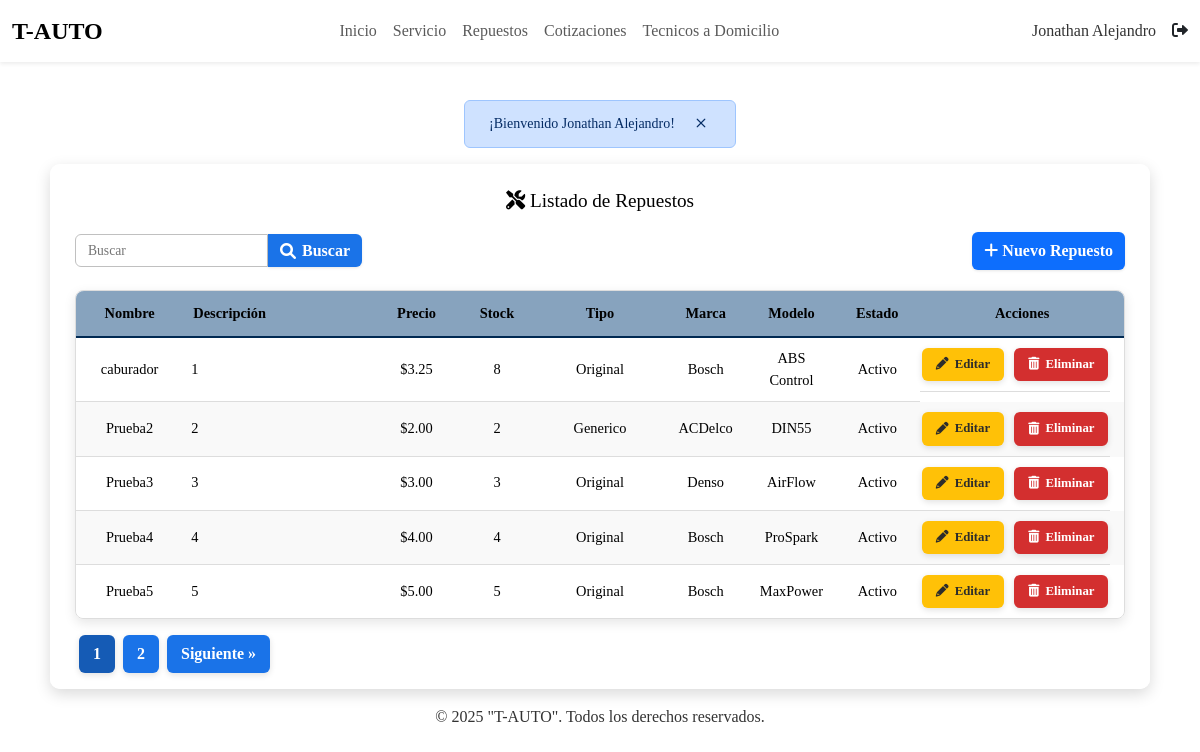
The page /index.php?c=Repuestos&f=index (signed in) on the database its author committed.
### tables this page shows
CREATE TABLE `repuestos` (
  `rep_id` int(11) NOT NULL,
  `rep_nombre` varchar(40) NOT NULL,
  `rep_descripcion` varchar(100) DEFAULT NULL,
  `rep_precio` decimal(10,2) NOT NULL,
  `rep_stock` int(11) NOT NULL,
  `rep_tipoRepuesto` varchar(20) NOT NULL,
  `rep_idMarca` int(3) NOT NULL,
  `rep_idModelo` int(3) NOT NULL,
  `rep_estado` tinyint(1) NOT NULL DEFAULT 1,
  `rep_fechaRegistro` date NOT NULL DEFAULT curdate(),
  `rep_fechaActualizacion` date DEFAULT NULL
);

CREATE TABLE `marcas` (
  `mar_id` int(11) NOT NULL,
  `mar_nombre` varchar(100) NOT NULL,
  `mar_codigo` varchar(20) DEFAULT NULL,
  `mar_telefono` varchar(20) DEFAULT NULL,
  `mar_email` varchar(100) DEFAULT NULL,
  `mar_descripcion` varchar(255) DEFAULT NULL,
  `mar_fechaCreacion` datetime DEFAULT NULL,
  `mar_fechaActualizacion` datetime DEFAULT NULL,
  `mar_estado` tinyint(1) NOT NULL DEFAULT 1
);

CREATE TABLE `modelos` (
  `mod_id` int(11) NOT NULL,
  `mod_nombre` varchar(100) NOT NULL,
  `mod_idMarca` int(11) NOT NULL,
  `mod_codigo` varchar(20) DEFAULT NULL,
  `mod_descripcion` varchar(255) DEFAULT NULL,
  `mod_fechaCreacion` datetime DEFAULT NULL,
  `mod_fechaActualizacion` datetime DEFAULT NULL,
  `mod_estado` tinyint(1) NOT NULL DEFAULT 1
);

### controller/RepuestosController.php (called while the page is built, shortened)
<?php
require_once 'model/dao/RepuestosDAO.php';
class RepuestosController
{
    private $model;
    public function __construct()
    {
        $this->model = new RepuestosDAO();
    }
    public function index()
    {
    $limit = 5;
    $paginaAct = isset($_GET['pagina']) ? (int)$_GET['pagina'] : 1;
    $paginaAct = max($paginaAct, 1);
    $offset = ($paginaAct - 1) * $limit;
    $busqueda = "";
    $resultados = $this->model->selectPagina($busqueda, $limit, $offset);
    $totalRegistro = $this->model->contarTotal($busqueda);
    $totalPag = ($limit > 0) ? ceil($totalRegistro / $limit) : 1;
    require_once VREPUESTOS . 'listar.php';
}
}
?>

### index.php (called while the page is built, shortened)
<?php
$funcion = (!empty($_REQUEST['f'])) ? htmlentities($_REQUEST['f']) : FUNCION_PRINCIPAL;
$cont = new $controlador();
$cont->$funcion();
?>

### model/dao/RepuestosDAO.php (called while the page is built, shortened)
<?php
require_once 'config/Conexion.php';
class RepuestosDAO {
    private $conx;
    public function __construct() {
        $this->conx = conexion::getConexion();
    }
   public function selectPagina($parametro, $limite, $offset){
    try {
        $sql = "SELECT repuestos.*, marcas.mar_nombre, modelos.mod_nombre
                FROM repuestos
                JOIN marcas ON repuestos.rep_idMarca = marcas.mar_id
                JOIN modelos ON repuestos.rep_idModelo = modelos.mod_id";
        $sql .= " ORDER BY repuestos.rep_nombre ASC
                  LIMIT :limite OFFSET :offset";
        $stmt = $this->conx->prepare($sql);
        $stmt->bindValue(":limite", (int)$limite, PDO::PARAM_INT);
        $stmt->bindValue(":offset", (int)$offset, PDO::PARAM_INT);
        $stmt->execute();
        $resultados = $stmt->fetchAll(PDO::FETCH_ASSOC);
        return $resultados;
    } catch(PDOException $ex){
        error_log("Error en selectPagina RepuestosDAO: ". $ex->getMessage());
        return false;
    }
}
    public function contarTotal($parametro)
    {
        try{
            $sql = "SELECT  COUNT(*) FROM repuestos WHERE rep_nombre LIKE :b1";
            $stmt = $this->conx->prepare($sql);
            $parametro = "%".$parametro."%";
            $stmt->bindParam(":b1", $parametro, PDO::PARAM_STR);
            $stmt->execute();
            $resultados = $stmt->fetchColumn();
            return $resultados;
        }catch(PDOException $ex){
            error_log("Error en contarTotal RepuestosDAO: ". $ex->getMessage());
            return false;
        }
    }
}
?>

### config/Conexion.php (called while the page is built)
<?php
class Conexion {
    public static function getConexion() {
        $dsn = 'mysql:host=localhost;port=3306;dbname=' . DBNAME;
        $conexion = null;
        try {
            $conexion = new PDO($dsn, DBUSER, DBPASSWORD);
             $conexion->setAttribute(PDO::ATTR_ERRMODE, PDO::ERRMODE_EXCEPTION);
        } catch (Exception $e) {
            echo $e;
            die("error " . $e->getMessage());
        }
        return $conexion;
    }
}

### view/repuesto/repuesto.listar.php (the view, shortened to what this page needs)
<?php require_once HEADER; ?>
<link rel="stylesheet" href="https://cdnjs.cloudflare.com/ajax/libs/font-awesome/6.0.0-beta3/css/all.min.css">
<body class="list-replacement">
    <main class="main-container">
        <h2><i class="fas fa-tools"></i> Listado de Repuestos</h2>
        <div class="search-main">
            <form action="index.php?c=repuestos&f=search" method="POST" class="search-form" role="search">
                <input type="text" name="b" value="<?= isset($_POST['b']) ? htmlspecialchars($_POST['b']) : '' ?>" placeholder="Buscar" />
                <button type="submit" class="btn btn-primario">
                    <i class="fas fa-search"></i> Buscar
                </button>
            </form>
            <a href="index.php?c=repuestos&f=view_new" class="btn buttonLinkPri" role="button">
                <i class="fas fa-plus"></i> Nuevo Repuesto
            </a>
        </div>
        <div class="table">
            <table class="table-replacement">
                <thead>
                    <tr>
                        <th>Nombre</th>
                        <th>Descripción</th>
                        <th>Precio</th>
                        <th>Stock</th>
                        <th>Tipo</th>
                        <th>Marca</th>
                        <th>Modelo</th>
                        <th>Estado</th>
                        <th>Acciones</th>
                    </tr>
                </thead>
                <tbody>
                    <?php if (!empty($resultados)): $contador = 0; ?>
                        <?php foreach ($resultados as $fila): $contador++; ?>
                            <tr>
                                <td><?= htmlspecialchars($fila['rep_nombre']) ?></td>
                                <td><?= htmlspecialchars($fila['rep_descripcion']) ?></td>
                                <td>$<?= number_format($fila['rep_precio'], 2) ?></td>
                                <td><?= htmlspecialchars($fila['rep_stock']) ?></td>
                                <td><?= htmlspecialchars($fila['rep_tipoRepuesto']) ?></td>
                                <td><?= htmlspecialchars($fila['mar_nombre']) ?></td>
                                <td><?= htmlspecialchars($fila['mod_nombre']) ?></td>
                                <td><?= $fila['rep_estado'] == 1 ? 'Activo' : 'Inactivo' ?></td>
                                <td class="acciones">
                                    <a
                                        class="btn btn-accion btn-editar"
                                        href="index.php?c=repuestos&f=view_edit&id=<?= $fila['rep_id'] ?>"
                                    >
                                        <i class="fas fa-pencil-alt"></i> Editar
                                    </a>
                                    <a
                                        class="btn btn-accion btn-eliminar"
                                        href="index.php?c=repuestos&f=delete&id=<?= $fila['rep_id'] ?>"
                                        onclick="return confirm('¿Estás seguro de que deseas eliminar este repuesto?');"
                                    >
                                        <i class="fas fa-trash-alt"></i> Eliminar
                                    </a>
                                </td>
                            </tr>
                        <?php endforeach; ?>
                    <?php else: ?>
                        <tr>
                            <td colspan="9" class="no-results">No se encontraron resultados.</td>
                        </tr>
                    <?php endif; ?>
                </tbody>
            </table>
        </div>
        <?php if ($totalPag > 1): ?>
            <nav class="pagination" aria-label="Paginación de repuestos">
                <?php for ($i = 1; $i <= $totalPag; $i++): ?>
                    <a
                        href="index.php?c=repuestos&f=search&pagina=<?= $i ?>&b=<?= urlencode($busqueda) ?>"
                        class="<?= $i === $paginaAct ? 'active' : '' ?>"
                    >
                        <?= $i ?>
                    </a>
                <?php endfor; ?>
                <?php if ($paginaAct < $totalPag): ?>
                    <a href="index.php?c=repuestos&f=search&pagina=<?= $paginaAct + 1 ?>&b=<?= urlencode($busqueda) ?>">Siguiente &raquo;</a>
                <?php endif; ?>
            </nav>
        <?php endif; ?>
    </main>
    <?php require_once FOOTER; ?>
</body>
</html>

### view/templates/header.php (shortened to what this page needs)
<!DOCTYPE html>
<html lang="es">
<head>
    <link rel="stylesheet" href="https://cdn.jsdelivr.net/npm/bootstrap@5.3.7/dist/css/bootstrap.min.css" />
    <link rel="stylesheet" href="https://cdn.jsdelivr.net/npm/bootstrap-icons@1.11.3/font/bootstrap-icons.css">
    <link rel="stylesheet" href="assets/css/styles.css" />
    <link rel="stylesheet" href="https://cdnjs.cloudflare.com/ajax/libs/font-awesome/6.5.0/css/all.min.css" />
</head>
<body>
<header>
    <nav class="navbar navbar-expand-lg navbar-light bg-white fixed-top shadow-sm" style="font-family: 'Times New Roman', Times, serif;">
        <div class="container-fluid">
            <a class="navbar-brand fs-4 fw-bold" href="#">T-AUTO</a>
            <div class="collapse navbar-collapse justify-content-center" id="navbarNav">
                <ul class="navbar-nav">
                    <li class="nav-item">
                        <a class="nav-link" aria-current="page" href="<?php
                            echo (isset($_SESSION['loggedIn']) && $_SESSION['loggedIn'] === true)
                                ? 'index.php?c=login&f=dashboard'
                                : 'index.php';
                        ?>">Inicio</a>
                    </li>
                    <li class="nav-item"><a class="nav-link" href="index.php?c=Servicios&f=index">Servicio</a></li>
                    <li class="nav-item"><a class="nav-link" href="index.php?c=Repuestos&f=index">Repuestos</a></li>
                    <li class="nav-item"><a class="nav-link" href="index.php?c=Cotizacion&f=info">Cotizaciones</a></li>
                    <li class="nav-item"><a class="nav-link" href="index.php?c=Tecnico&f=info">Tecnicos a Domicilio</a></li>
                </ul>
            </div>
            <div class="d-flex align-items-center">
                <?php if (isset($_SESSION['loggedIn']) && $_SESSION['loggedIn'] === true): ?>
                    <span class="ms-3"><?php echo htmlspecialchars($_SESSION['nombre']); ?></span>
                    <a href="index.php?c=login&f=logout" class="ms-3" title="Cerrar sesión">
                        <i class="fa-solid fa-right-from-bracket text-dark"></i>
                    </a>
                <?php else: ?>
                    <a href="index.php?c=login&f=index" class="ms-3" title="Iniciar sesión">
                        <i class="fa-solid fa-user text-dark"></i>
                    </a>
                <?php endif; ?>
            </div>
        </div>
    </nav>
</header>
<?php
if (!empty($_SESSION['mensaje'])) {
    ?>
    <div style="margin-top: 60px; display: flex; justify-content: center;">
        <div class="alert alert-<?php echo $_SESSION['color']; ?> alert-dismissible fade show text-center p-2 px-4 small d-flex align-items-center justify-content-between" role="alert" style="max-width: 400px; width: 100%;">
            <span class="flex-grow-1"><?php echo $_SESSION['mensaje']; ?></span>
            <i class="bi bi-x fs-5 ms-3" data-bs-dismiss="alert" role="button" aria-label="Cerrar" style="cursor: pointer;"></i>
        </div>
    </div>
    <?php
} else {
    echo '<div style="margin-top: 75px;"></div>';
}
?>
</body>
</html>

### view/templates/footer.php (shortened to what this page needs)
<footer>
    <p>&copy; 2025 "T-AUTO". Todos los derechos reservados.</p>
  </footer>
  </body>
</html>

### rows shown on the page
repuestos: rep_nombre "caburador", rep_descripcion "1", rep_precio "3.25", rep_stock "8", rep_tipoRepuesto "Original", rep_idMarca.mar_nombre "Bosch", rep_idModelo.mod_nombre "ABS Control", rep_estado "Activo"
repuestos: rep_nombre "Prueba2", rep_descripcion "2", rep_precio "2.00", rep_stock "2", rep_tipoRepuesto "Generico", rep_idMarca.mar_nombre "ACDelco", rep_idModelo.mod_nombre "DIN55", rep_estado "Activo"
repuestos: rep_nombre "Prueba3", rep_descripcion "3", rep_precio "3.00", rep_stock "3", rep_tipoRepuesto "Original", rep_idMarca.mar_nombre "Denso", rep_idModelo.mod_nombre "AirFlow", rep_estado "Activo"
repuestos: rep_nombre "Prueba4", rep_descripcion "4", rep_precio "4.00", rep_stock "4", rep_tipoRepuesto "Original", rep_idMarca.mar_nombre "Bosch", rep_idModelo.mod_nombre "ProSpark", rep_estado "Activo"
repuestos: rep_nombre "Prueba5", rep_descripcion "5", rep_precio "5.00", rep_stock "5", rep_tipoRepuesto "Original", rep_idMarca.mar_nombre "Bosch", rep_idModelo.mod_nombre "MaxPower", rep_estado "Activo"

### other values the page prints
$_SESSION['nombre'] "Jonathan Alejandro"
$_SESSION['mensaje'] "¡Bienvenido Jonathan Alejandro!"
